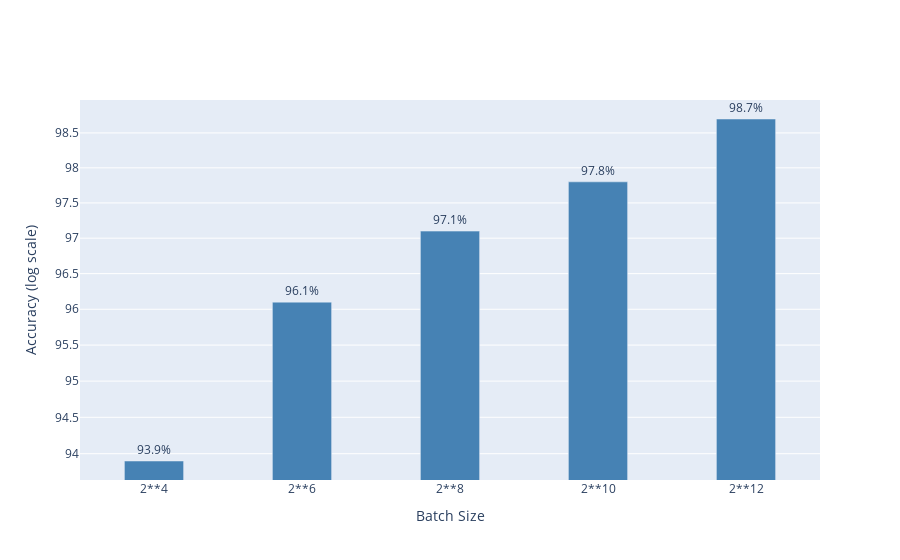

The notebook cell this image was saved under:
### Code cell
batches=np.array(["2**4","2**6","2**8","2**10","2**12"])
fig = go.Figure(data=[
    go.Bar(name='mpc-solver', x=batches, y=exactness[exactness["precision"]==3]["percent same"],
           text=exactness[exactness["precision"]==3]["percent same"],textposition='outside',marker_color='steelblue',width=0.4),
])
# Change the bar mode
fig.update_yaxes(title="Accuracy (log scale)",type="log")
fig.update_xaxes(title="Batch Size")
fig.show()

### Figure 1 — Plotly figure (JSON) as saved in the notebook; plotly's stock layout.template omitted (floating-point values rounded to 4 significant figures)
{"data": [{"marker": {"color": "steelblue"}, "name": "mpc-solver", "text": ["93.9%", "96.1%", "97.1%", "97.8%", "98.7%", "98.8%"], "textposition": "outside", "type": "bar", "width": 0.4, "x": ["2**4", "2**6", "2**8", "2**10", "2**12"], "y": ["93.9%", "96.1%", "97.1%", "97.8%", "98.7%", "98.8%"]}], "layout": {"xaxis": {"title": {"text": "Batch Size"}}, "yaxis": {"title": {"text": "Accuracy (log scale)"}, "type": "log"}}}
